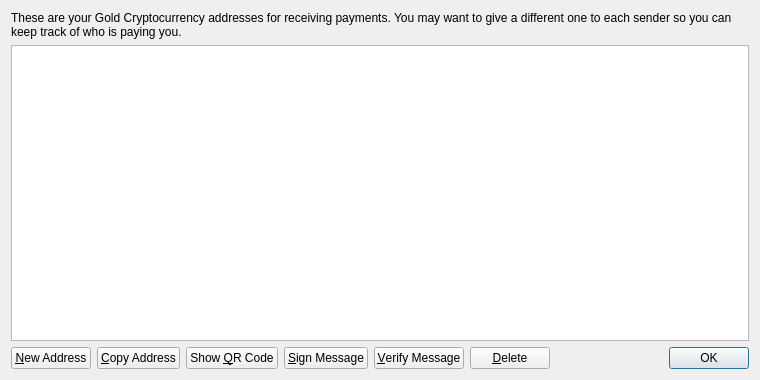
<?xml version="1.0" encoding="UTF-8"?>
<ui version="4.0">
 <class>AddressBookPage</class>
 <widget class="QWidget" name="AddressBookPage">
  <property name="geometry">
   <rect>
    <x>0</x>
    <y>0</y>
    <width>760</width>
    <height>380</height>
   </rect>
  </property>
  <property name="windowTitle">
   <string>Address Book</string>
  </property>
  <layout class="QVBoxLayout" name="verticalLayout">
   <item>
    <widget class="QLabel" name="labelExplanation">
     <property name="text">
      <string>These are your Gold Cryptocurrency addresses for receiving payments. You may want to give a different one to each sender so you can keep track of who is paying you.</string>
     </property>
     <property name="textFormat">
      <enum>Qt::PlainText</enum>
     </property>
     <property name="wordWrap">
      <bool>true</bool>
     </property>
    </widget>
   </item>
   <item>
    <widget class="QTableView" name="tableView">
     <property name="contextMenuPolicy">
      <enum>Qt::CustomContextMenu</enum>
     </property>
     <property name="toolTip">
      <string>Double-click to edit address or label</string>
     </property>
     <property name="tabKeyNavigation">
      <bool>false</bool>
     </property>
     <property name="alternatingRowColors">
      <bool>true</bool>
     </property>
     <property name="selectionMode">
      <enum>QAbstractItemView::SingleSelection</enum>
     </property>
     <property name="selectionBehavior">
      <enum>QAbstractItemView::SelectRows</enum>
     </property>
     <property name="sortingEnabled">
      <bool>true</bool>
     </property>
     <attribute name="verticalHeaderVisible">
      <bool>false</bool>
     </attribute>
    </widget>
   </item>
   <item>
    <layout class="QHBoxLayout" name="horizontalLayout">
     <item>
      <widget class="QPushButton" name="newAddressButton">
       <property name="toolTip">
        <string>Create a new address</string>
       </property>
       <property name="text">
        <string>&amp;New Address</string>
       </property>
       <property name="icon">
        <iconset resource="../bitcoin.qrc">
         <normaloff>:/icons/add</normaloff>:/icons/add</iconset>
       </property>
      </widget>
     </item>
     <item>
      <widget class="QPushButton" name="copyToClipboard">
       <property name="toolTip">
        <string>Copy the currently selected address to the system clipboard</string>
       </property>
       <property name="text">
        <string>&amp;Copy Address</string>
       </property>
       <property name="icon">
        <iconset resource="../bitcoin.qrc">
         <normaloff>:/icons/editcopy</normaloff>:/icons/editcopy</iconset>
       </property>
      </widget>
     </item>
     <item>
      <widget class="QPushButton" name="showQRCode">
       <property name="text">
        <string>Show &amp;QR Code</string>
       </property>
       <property name="icon">
        <iconset resource="../bitcoin.qrc">
         <normaloff>:/icons/qrcode</normaloff>:/icons/qrcode</iconset>
       </property>
      </widget>
     </item>
     <item>
      <widget class="QPushButton" name="signMessage">
       <property name="toolTip">
        <string>Sign a message to prove you own a Bitcoin address</string>
       </property>
       <property name="text">
        <string>&amp;Sign Message</string>
       </property>
       <property name="icon">
        <iconset resource="../bitcoin.qrc">
         <normaloff>:/icons/edit</normaloff>:/icons/edit</iconset>
       </property>
      </widget>
     </item>
     <item>
      <widget class="QPushButton" name="verifyMessage">
       <property name="toolTip">
        <string>Verify a message to ensure it was signed with a specified Bitcoin address</string>
       </property>
       <property name="text">
        <string>&amp;Verify Message</string>
       </property>
       <property name="icon">
        <iconset resource="../bitcoin.qrc">
         <normaloff>:/icons/transaction_0</normaloff>:/icons/transaction_0</iconset>
       </property>
      </widget>
     </item>
     <item>
      <widget class="QPushButton" name="deleteButton">
       <property name="toolTip">
        <string>Delete the currently selected address from the list. Only sending addresses can be deleted.</string>
       </property>
       <property name="text">
        <string>&amp;Delete</string>
       </property>
       <property name="icon">
        <iconset resource="../bitcoin.qrc">
         <normaloff>:/icons/remove</normaloff>:/icons/remove</iconset>
       </property>
      </widget>
     </item>
     <item>
      <spacer name="horizontalSpacer">
       <property name="orientation">
        <enum>Qt::Horizontal</enum>
       </property>
       <property name="sizeHint" stdset="0">
        <size>
         <width>40</width>
         <height>20</height>
        </size>
       </property>
      </spacer>
     </item>
     <item>
      <widget class="QDialogButtonBox" name="buttonBox">
       <property name="sizePolicy">
        <sizepolicy hsizetype="Maximum" vsizetype="Fixed">
         <horstretch>0</horstretch>
         <verstretch>0</verstretch>
        </sizepolicy>
       </property>
       <property name="standardButtons">
        <set>QDialogButtonBox::Ok</set>
       </property>
      </widget>
     </item>
    </layout>
   </item>
  </layout>
 </widget>
 <resources>
  <include location="../bitcoin.qrc"/>
 </resources>
 <connections/>
</ui>
